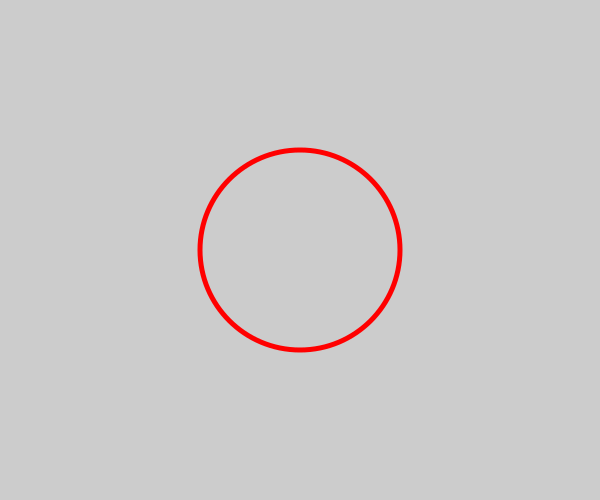

Source code (Python):
import cairo
import math

surface = cairo.ImageSurface(cairo.FORMAT_ARGB32, 600, 500)
ctx = cairo.Context(surface)
ctx.set_source_rgb(0.8, 0.8, 0.8)
ctx.paint()

ctx.arc(300, 250, 100, 0, 2*math.pi)
ctx.set_source_rgb(1, 0, 0)
ctx.set_line_width(5)
ctx.stroke()

surface.write_to_png('circle2.png')
